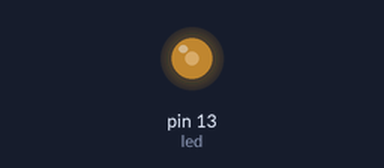
The sketch below on a simulated Arduino Uno, built with avr-gcc and run on an emulated ATmega328P. Parts: output pins drawn as LEDs (lit = HIGH).

Above: at 0.14 s.
Timing chart, 0 to 22.0 s (numbered marks = the images above):
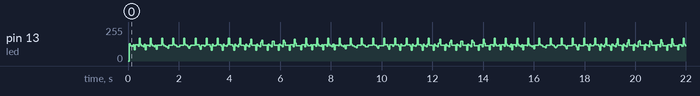

The sketch:

videoGameNoise.ino
```cpp
// Greg Paton
// 4 Feb 2013
// videoGameNoise.ino
// Arduino example that produces a video game type noise
// by hooking up a head phone speaker to pin 13

const int led = 13;
int brightness = 0;
int inc = 5;
int cnt = 0;

void setup() {
  pinMode(led, OUTPUT);
}

void loop() {
  analogWrite(led, brightness);
  brightness = brightness + inc;
  if (brightness > 255) {
    brightness = 0;
  }
  cnt = cnt + 1;
  if (cnt > 1000) {
    inc = inc + 5;
    if (inc > 75) {
      inc = 0;
    }
    cnt = 0;
  }
}
```
